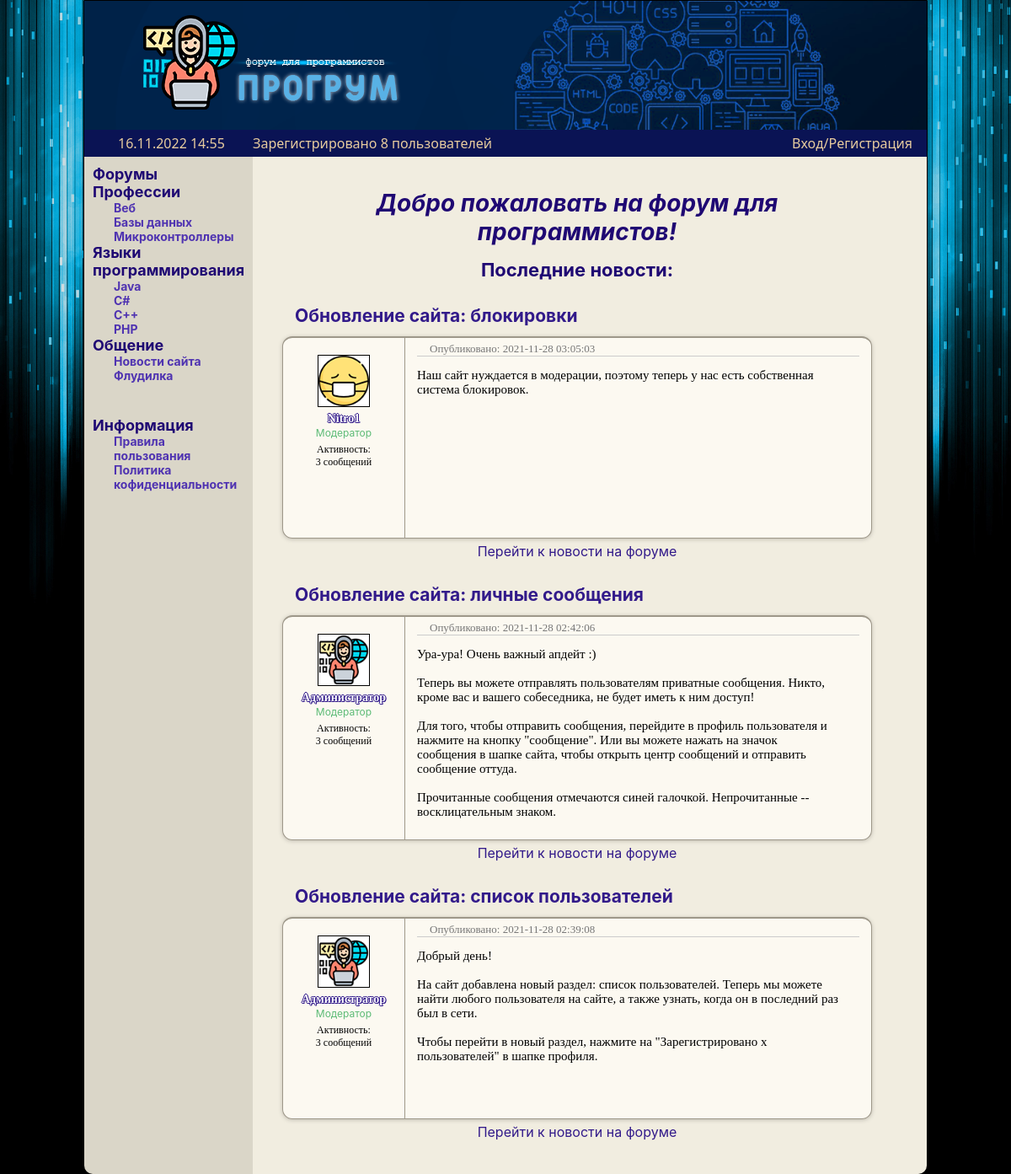
The page /Сайт/Index.php on the database its author committed.
### tables this page shows
CREATE TABLE `forumposts` (
  `post_id` int(11) NOT NULL,
  `Title` varchar(45) NOT NULL,
  `Content` text NOT NULL,
  `PostDate` datetime NOT NULL,
  `LastComment` datetime NOT NULL,
  `topic_id` int(11) NOT NULL,
  `u_id` int(11) NOT NULL,
  `isClosed` tinyint(4) NOT NULL
);

CREATE TABLE `user` (
  `u_id` int(11) NOT NULL,
  `uLogin` varchar(15) NOT NULL,
  `uPassword` varchar(50) NOT NULL,
  `Moder` tinyint(4) NOT NULL,
  `Avatar` int(11) NOT NULL,
  `LastSeen` datetime NOT NULL
);

### Сайт/Index.php (the view, shortened to what this page needs)
<?php require "D:/Stuff/XXX/htdocs/layout/globalscripts.php" ?>
<html>
    <?php require "D:/Stuff/XXX/htdocs/layout/head.php" ?>
    <body>
       <div class="container">
           <?php require "D:/Stuff/XXX/htdocs/layout/banner.php" ?>
           <div class="flexarea">
           <?php require "D:/Stuff/XXX/htdocs/layout/leftmenu.php" ?>
           <div class="mainfullarea">
           <div class="main">
               <div class="content">
                   <br>
                <div class="header" style="text-align: center;">
                <em>Добро пожаловать на форум для программистов!</em>
                <div style="margin-top: 15px; margin-bottom: 30px; font-size: 22px;">Последние новости:</div>
                </div>
                <?php
                $getlastnews = 'SELECT * FROM `forumposts` WHERE topic_id = 8 ORDER BY post_id DESC LIMIT 3';
                $querylastnews = $forum->prepare($getlastnews);
                $querylastnews->execute();
                while($row = $querylastnews->fetch(PDO::FETCH_OBJ))
                {
                    echo '<div id="forumheader" style="font-size: 21px;">'.$row->Title.'</div>';
                    $comand1 = 'SELECT uLogin, Moder, Avatar FROM `user` WHERE u_id = :posterid';
                    $query1 = $forum->prepare($comand1);
                    $query1->bindValue(":posterid", $row->u_id, PDO::PARAM_STR);
                    $query1->execute();
                    $row1 = $query1->fetch(PDO::FETCH_OBJ);
                    $comand2 = 'SELECT COUNT(*) FROM `forumposts` WHERE u_id = :posterid';
                    $query2 = $forum->prepare($comand2);
                    $query2->bindValue(":posterid", $row->u_id, PDO::PARAM_STR);
                    $query2->execute();
                    $row2 = $query2->fetch(PDO::FETCH_ASSOC);
                    $comand3 = 'SELECT COUNT(*) FROM `comments` WHERE u_id = :posterid';
                    $query3 = $forum->prepare($comand3);
                    $query3->bindValue(":posterid", $row->u_id, PDO::PARAM_STR);
                    $query3->execute();
                    $row3 = $query3->fetch(PDO::FETCH_ASSOC);
                    $countuserposts = current($row2) + current($row3);
                    echo '<div class="postframe" id="main">
                       <div class="postauthor">
                           <div class="post-author-avatar">
                           <img style="border: 0px;" width="60" height="60" src="/img/avatar'.$row1->Avatar.'.png">
                           </div>
                           <div class="post-author-username"><a href="/userpage.php?id='.$row->u_id.'" style="color: white;">'.$row1->uLogin.'</a></div>';
                           if($row1->Moder) {
                               echo '<div class="post-moder">Модератор</div>';
                           }
                           echo '<div class="post-author-stat">Активность:<br/>'.$countuserposts.' сообщений</div>';
                    echo '</div>
                       <div class="posttext">
                           <div class="postheader">
                               <span style="margin-left: 15px;">Опубликовано: '.$row->PostDate.'
                               </span>
                           </div>
                           <div class="posttextcontent">'.$row->Content.'
                           </div>
                       </div>
                   </div>
                   <div class="index-link"><a href="/forums/post.php?id='.$row->post_id.'">Перейти к новости на форуме</a></div>';
                }
                ?>
               </div>
            </div>
            </div>
            </div>
       </div>
    </body>
</html>

### Сайт/site.css (style rules this page uses)
body { background-image: url(/img/background.jpg); position: relative; background-size: 100%; background-color: #000; background-repeat: no-repeat; background-position: center top; margin-left: 0px; margin-top: 0px; margin-right: 0px; margin-bottom: 0px; }
a { text-decoration: none; color: #321a8a; }
.container { margin-left: auto; margin-right: auto; width: 1000px; height: 1000px; background-color: rgb(241, 237, 224); position: relative; border-style: solid; border-color: #000; border-width: 1px; border-bottom-left-radius: 10px; border-bottom-right-radius: 10px; }
.flexarea { width: 1000px; min-height: 816px; display: flex; }
.mainfullarea { min-height: 815px; width: 800px; background-color: rgb(241, 237, 224); position: relative; border-right-style: solid; border-right-color: #000; border-right-width: 1px; border-bottom-right-radius: 10px; float: left; border: none; }
.main { padding: 0px; color: #000; position: relative; float: left; border: none; margin: 10px; }
.main .content { width: 700px; margin: 10px; padding-left: 15px; }
.main .header { position: relative; font-size: 28px; font-weight: bold; color: #1f0873; font-family:-apple-system, BlinkMacSystemFont, 'Segoe UI', Roboto, Oxygen, Ubuntu, Cantarell, 'Open Sans', 'Helvetica Neue', sans-serif; }
.post-author-username { margin-top: 5px; text-align: center; font-weight: bold; font-size: 14px; line-height: 18px; color: white; text-shadow: -1px 0px 0px #321a8a, 0px 1px 0px #321a8a, 0px -1px 0px #321a8a, 1px 0px 0px #321a8a, 1px 1px 0px #321a8a; }
.post-moder { text-align: center; color: rgba(25, 161, 66, 0.699); font-size: 12px; font-family:-apple-system, BlinkMacSystemFont, 'Segoe UI', Roboto, Oxygen, Ubuntu, Cantarell, 'Open Sans', 'Helvetica Neue', sans-serif; }
.post-author-stat { margin-top: 5px; text-align: center; font-size: 12px; }
.postframe { display: flex; margin-top: 10px; position: relative; min-height: 240px; box-sizing: border-box; border: 1px solid #9E988A; border-top-width: 2px; border-radius: 12px; box-shadow: 0px 1px 5px 0px rgb(191 187 176); background-color: #f8f7f4; }
.postframe#main { background-color: #fcf9f1; }
.postauthor { border-top-left-radius: 11px; border-bottom-left-radius: 11px; position: absolute; top: 0; bottom: 0; width: 144px; border-right: 1px solid #9E988A; background-repeat: no-repeat; }
.post-author-avatar { width: 60px; height: 60px; background: #fff; border: 1px solid #000; margin: 20px auto 4px auto; }
.post-author-avatar, .editor-author-avatar { width: 60px; height: 60px; background: #fff; border: 1px solid #000; margin: 20px auto 4px auto; }
.posttext { margin-left: auto; width: 553px; }
.postheader { margin: 5 14px; border-bottom: 1px solid #ccc; font-size: 13px; color:rgb(118, 118, 118); }
.posttextcontent { margin: 14px 14px 24px 14px; padding-right: 25px; font-size: 15px; }
#forumheader { margin: 5px; line-height: 24px; margin-left: 15px; margin-bottom: 12px; font-size: 25px; font-family:-apple-system, BlinkMacSystemFont, 'Segoe UI', Roboto, Oxygen, Ubuntu, Cantarell, 'Open Sans', 'Helvetica Neue', sans-serif; color:#321a8a; font-weight: bold; }
.index-link { font-family: -apple-system, BlinkMacSystemFont, 'Segoe UI', Roboto, Oxygen, Ubuntu, Cantarell, 'Open Sans', 'Helvetica Neue', sans-serif; text-align: center; margin-top: 5px; margin-bottom: 30px; }

### rows shown on the page
forumposts: Title "Обновление сайта: блокировки", shows a picture, u.uLogin "Nitro1", countuserposts "3", PostDate "2021-11-28 03:05:03", Content "Наш сайт нуждается в модерации, поэтому теперь у нас есть собственная система блокировок."
forumposts: Title "Обновление сайта: личные сообщения", u.uLogin "Администратор", countuserposts "3", PostDate "2021-11-28 02:42:06", Content "Ура-ура! Очень важный апдейт :) Теперь вы можете отправлять пользователям приватные сообщения. Никто, кроме вас и вашего собеседника, не будет иметь к ним доступ! Для того, чтобы отправить сообщения, перейдите в профиль пользователя и нажмите на кнопку \"сообщение\". Или вы можете нажать на значок сообщения в шапке сайта, чтобы открыть центр сообщений и отправить сообщение оттуда. Прочитанные сообщения отмечаются синей галочкой. Непрочитанные -- восклицательным знаком."
forumposts: Title "Обновление сайта: список пользователей", u.uLogin "Администратор", countuserposts "3", PostDate "2021-11-28 02:39:08", Content "Добрый день! На сайт добавлена новый раздел: список пользователей. Теперь мы можете найти любого пользователя на сайте, а также узнать, когда он в последний раз был в сети. Чтобы перейти в новый раздел, нажмите на \"Зарегистрировано x пользователей\" в шапке профиля."

### other values the page prints
current($cntusers_res) "8"
